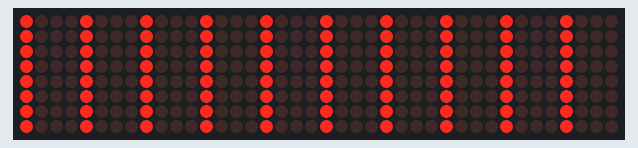
The sketch below on a simulated Arduino Uno, built with avr-gcc and run on an emulated ATmega328P. Shown: 40×8 LED matrix.

Above: at 0.12 s.
At 0.47 s:
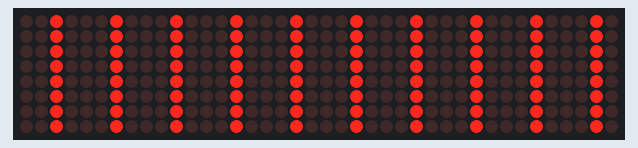
At 0.99 s:
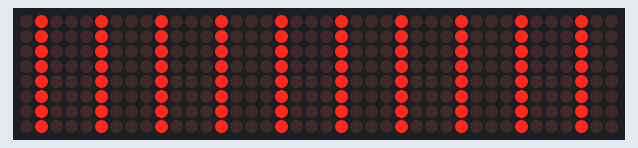

The sketch:

Single_File.ino
```cpp
//We always have to include the library
#include "LedControl.h"

/*
 Now we need a LedControl to work with.
 ***** These pin numbers will probably not work with your hardware *****
 pin 12 is connected to the DataIn
 pin 11 is connected to the CLK
 pin 10 is connected to LOAD
 ***** Please set the number of devices you have *****
 But the maximum default of 8 MAX72XX wil also work.
 */
LedControl lc=LedControl(12,11,10,5);

int fileR=0;
int fileS=0;
int filenum=0;

/*
 This time we have more than one device.
 But all of them have to be initialized
 individually.
 */
void setup() {
  //we have already set the number of devices when we created the LedControl
  int devices=lc.getDeviceCount();
  //we have to init all devices in a loop
  for(int address=0;address<devices;address++) {
    /*The MAX72XX is in power-saving mode on startup*/
    lc.shutdown(address,false);
    /* Set the brightness to a medium values */
    lc.setIntensity(address,3);
    /* and clear the display */
    lc.clearDisplay(address);
  }
}

void loop()
{
  while (fileS<=4)
  {
    while (fileR<=7)
    {
      lc.setRow(fileS,fileR,B10001000);
      fileR++;
    }
    fileR=0;
    fileS++;
  }
  fileS=0;
  delay(150);
  while (fileS<=4)
  {
    while (fileR<=7)
    {
      lc.setRow(fileS,fileR,B01000100);
      fileR++;
    }
    fileR=0;
    fileS++;
  }
  fileS=0;
  delay(150);
  while (fileS<=4)
  {
    while (fileR<=7)
    {
      lc.setRow(fileS,fileR,B00100010);
      fileR++;
    }
    fileR=0;
    fileS++;
  }
  fileS=0;
  delay(150);
  while (fileS<=4)
  {
    while (fileR<=7)
    {
      lc.setRow(fileS,fileR,B00010001);
      fileR++;
    }
    fileR=0;
    fileS++;
  }
  fileS=0;
  delay(150);
}
```

Measured:
- by itself, everything shown: repeats every 0.69 s, in 4 steps
